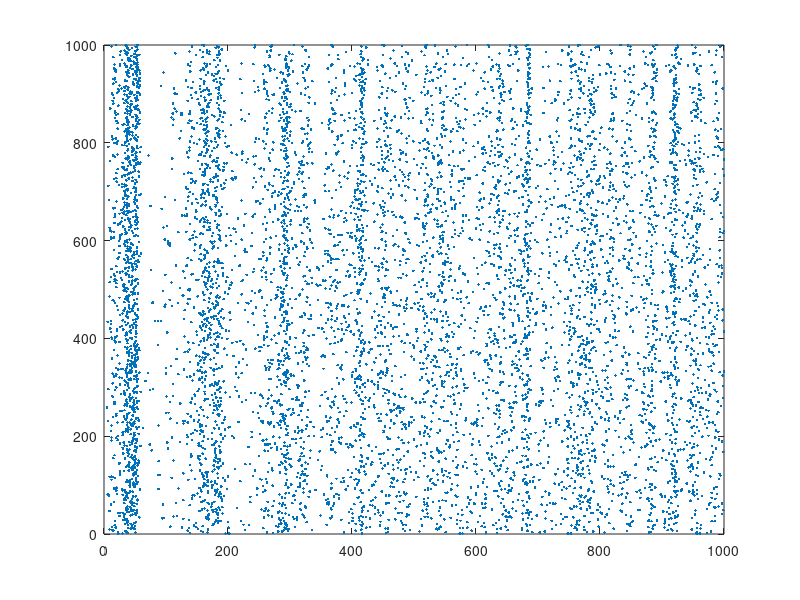

Write the MATLAB code that produced this figure.
% Created by Eugene M. Izhikevich, February 25, 2003
% Excitatory neurons   Inhibitory neurons
Ne=800;                Ni=200;
re=rand(Ne,1);         ri=rand(Ni,1); 
a=[0.02*ones(Ne,1);    0.02+0.08*ri];
b=[0.2*ones(Ne,1);     0.25-0.05*ri];
c=[-65+15*re.^2;      -65*ones(Ni,1)];
d=[8-6*re.^2;          2*ones(Ni,1)];
S=[0.5*rand(Ne+Ni,Ne),-rand(Ne+Ni,Ni)]; 

v=-65*ones(Ne+Ni,1);  % Initial values of v
u=b.*v;               % Initial values of u
firings=[];           % spike timings

for t=1:1000          % simulation of 1000 ms 
   I=[5*randn(Ne,1);2*randn(Ni,1)]; % thalamic input 
   fired=find(v>=30); % indices of spikes
   if ~isempty(fired)      
      firings=[firings; t+0*fired, fired];     
      v(fired)=c(fired);  
      u(fired)=u(fired)+d(fired);
      I=I+sum(S(:,fired),2);
   end;
   v=v+0.5*(0.04*v.^2+5*v+140-u+I);
   v=v+0.5*(0.04*v.^2+5*v+140-u+I);
   u=u+a.*(b.*v-u);   
end;
plot(firings(:,1),firings(:,2),'.');
